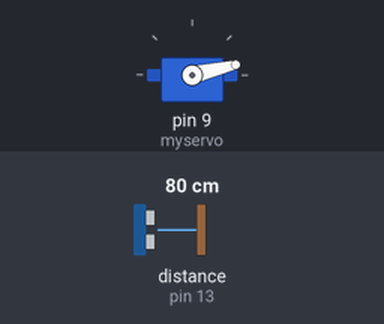
Recording of a sketch running on a simulated Arduino Uno, built with avr-gcc and run on an emulated ATmega328P. Parts: servo. The test bench sets the inputs (shaded band); at power-on: distance to the obstacle (sensor on pin 13) 80 cm. The echo pulse lasts 58.3 µs per cm; what the sketch prints to the serial monitor is not drawn.

Above: at 1.2 s.
1.3 s: distance to the obstacle (sensor on pin 13) set to 120 cm
At 1.54 s:
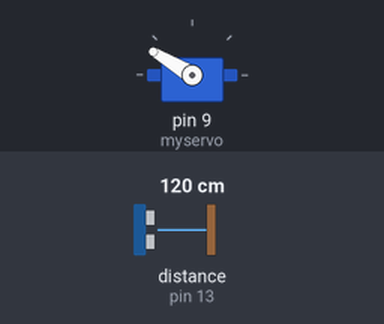
4.3 s: distance to the obstacle (sensor on pin 13) set to 250 cm
At 4.49 s:
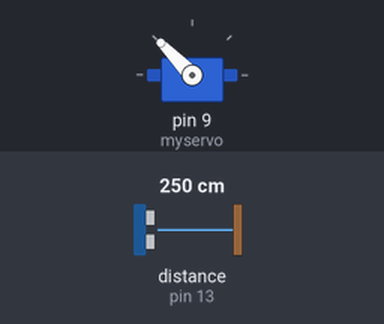
Timing chart, 0 to 13.3 s (numbered marks = the images above; inputs shaded):
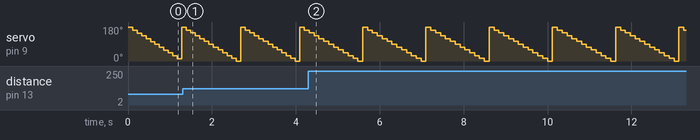

Measured:
- by itself, servo on pin 9 (myservo): repeats every 1.5 s: 134° 0.12 s, 119° 0.12 s, 104° 0.12 s, 89° 0.12 s, 74° 0.12 s, 59° 0.12 s, 44° 0.12 s, 29° 0.12 s, 14° 0.12 s, 0° 0.12 s, 179° 0.12 s, 164° 0.12 s, 149° 0.12 s

The sketch:

radar_ino.ino
```cpp
/*
 * Radar
 *
 * ----------------------------------
 * Author: Joseph Cheng<9Lab.co>
 * Date: 2012-10-02 11:37:12
 * Revision: 2
 * ----------------------------------
 */

#include <Servo.h>
#include <Ultrasonic.h>

#define TRIGGER_PIN  12
#define ECHO_PIN     13

Servo myservo;  // create servo object to control a servo
Ultrasonic ultrasonic(TRIGGER_PIN, ECHO_PIN);

// this constant won't change.  It's the pin number
// of the sensor's output:
int angle = 179;
int dypOutputPin = 2; // TRIG
int dypInputPin = 3;  // ECHO
long distance;
long cm;
int val;

void setup() {
  // initialize serial communication:
  Serial.begin(9600);
  myservo.attach(9);  // attaches the servo on pin 9 to the servo object
}

void loop()
{
  float cmMsec;
  long microsec = ultrasonic.timing();

  cmMsec = ultrasonic.convert(microsec, Ultrasonic::CM);

  if(angle < 0) {
    angle = 180;
  }

  Serial.print("{d:");
  Serial.print(cmMsec);
  Serial.print(",r:");
  Serial.print(angle);
  Serial.print("}");

  val = map(angle, 0, 180, 0, 179);

  myservo.write(val);

  angle -= 15;

  delay(100);
}
```
